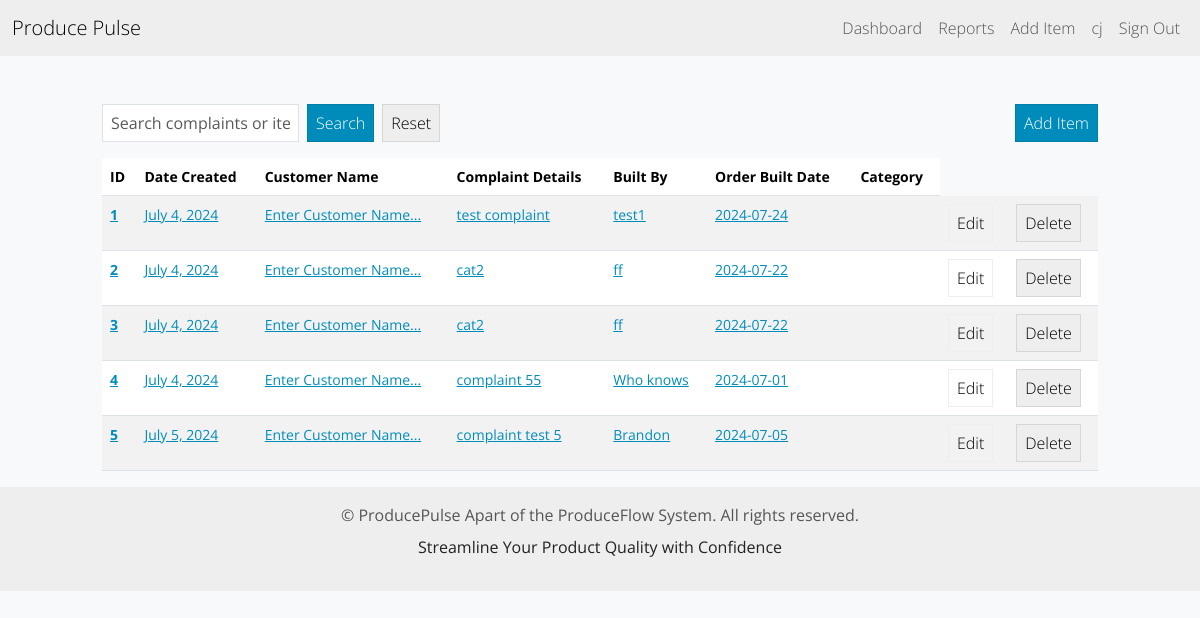
Page /dashboard/ (signed in) on the earlier database version.
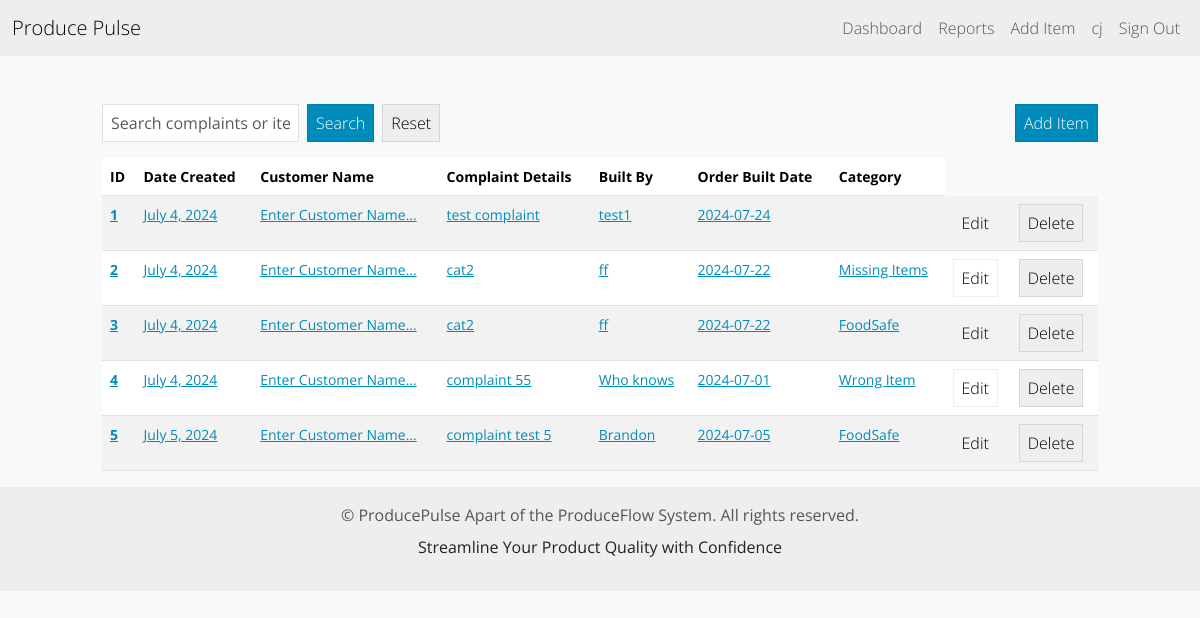
Same page on the later database version.
### inventory/models.py (models this page shows, shortened)
class InventoryItem(models.Model):
    customer = models.ForeignKey(Customer, on_delete=models.CASCADE, related_name='inventory_items', null=True, blank=True)
    name = models.CharField(default="Enter Customer Name...", max_length=200)
    complaint = models.TextField(max_length=2000, default="Enter Complaint...")
    date_complained = models.CharField(max_length=10, default="MM/DD/YYYY")
    category = models.ForeignKey('Category', on_delete=models.SET_NULL, blank=True, null=True)
    date_created = models.DateField(auto_now_add=True)
    date_built = models.CharField(max_length=10, default="MM/DD/YYYY")
    built_by = models.CharField(max_length=200, default="Enter Builder Name...")
    user = models.ForeignKey(User, on_delete=models.DO_NOTHING)

class Category(models.Model):
    name = models.CharField(max_length=200)
    class Meta:
        verbose_name_plural = 'Categories'

### inventory/views.py (the view)
# urls.py: path('dashboard/', Dashboard.as_view(), name="dashboard"),
class Dashboard(LoginRequiredMixin, View):
    def get(self, request):
        form = SearchForm()
        query = request.GET.get('query')
        if query:
            items = InventoryItem.objects.filter(
                Q(name__icontains=query) | Q(complaint__icontains=query) | Q(category__name__icontains=query) | Q(built_by__icontains=query)
            )
        else:
            items = InventoryItem.objects.all()
        return render(request, 'inventory/dashboard.html', {'items': items, 'form': form})

### inventory/forms.py
class SearchForm(forms.Form):
    query = forms.CharField(
        label='Search',
        max_length=100,
        widget=forms.TextInput(attrs={
            'class': 'form-control me-2',
            'placeholder': 'Search complaints or items...'
        })
    )

### inventory/templates/inventory/dashboard.html (shortened to what this page needs)
{% extends 'inventory/base.html' %}
{% block content %}
<div class="row">
    <div class="col-md-10 col-12 mx-auto mt-5">
        <div class="d-flex justify-content-between align-items-center mb-3">
            <form method="GET" action="{% url 'dashboard' %}" class="d-flex">
                {{ form.query }}
                <button type="submit" class="btn btn-primary me-2">Search</button>
                <a href="{% url 'dashboard' %}" class="btn btn-secondary">Reset</a>
            </form>
            <a href="{% url 'add-item' %}" class="btn btn-primary">Add Item</a>
        </div>
        <table class='table table-hover table-striped'>
            <thead>
                <th scope="col">ID</th>
                <th scope="col">Date Created</th>
                <th scope="col">Customer Name</th>
                <th scope="col">Complaint Details</th>
                <th scope="col">Built By</th>
                <th scope="col">Order Built Date</th>
                <th scope="col">Category</th>
            </thead>
            <tbody>
                {% for item in items %}
                    <tr>
                        <th scope='row'>
                            <a href="{% url 'detail-item' item.id %}">{{ item.id }}</a>
                        </th>
                        <td>
                            <a href="{% url 'detail-item' item.id %}">{{ item.date_created }}</a>
                        </td>
                        <td>
                            <a href="{% url 'detail-item' item.id %}">{{ item.name }}</a>
                        </td>
                        <td>
                            <a href="{% url 'detail-item' item.id %}">{{ item.complaint }}</a>
                        </td>
                        <td>
                            <a href="{% url 'detail-item' item.id %}">{{ item.built_by }}</a>
                        </td>
                        <td>
                            <a href="{% url 'detail-item' item.id %}">{{ item.date_built }}</a>
                        </td>
                        <td>
                            <a href="{% url 'detail-item' item.id %}">{{ item.category.name }}</a>
                        </td>
                        <td>
                            <a href="{% url 'edit-item' item.id %}" class="btn btn-outline-secondary">Edit</a>
                        </td>
                        <td>
                            <a href="{% url 'delete-item' item.id %}" class="btn btn-secondary">Delete</a>
                        </td>
                    </tr>
                {% endfor %}
            </tbody>
        </table>
    </div>
</div>
{% endblock content %}

### inventory/templates/inventory/base.html (shortened to what this page needs)
<!DOCTYPE html>
<html lang="en">
<head>
    {% load static %}
    <link href="https://bootswatch.com/5/yeti/bootstrap.min.css" rel="stylesheet">
    <link href="https://cdnjs.cloudflare.com/ajax/libs/bootstrap-datepicker/1.9.0/css/bootstrap-datepicker.min.css" rel="stylesheet">
    <link href="{% static 'css/styles.css' %}" rel="stylesheet">
</head>
<body>
    {% include 'inventory/navigation.html' %}
    {% block content %}
    {% endblock content %}
</body>
<footer>
    {% include 'inventory/footer.html' %}
</footer>
</html>

### inventory/templates/inventory/navigation.html (shortened to what this page needs)
<nav class="navbar navbar-expand-lg bg-light">
    <div class="container-fluid">
        <a class="navbar-brand" href="{% url 'index' %}"> Produce Pulse</a>
    <div class="collapse navbar-collapse justify-content-end" id="navbarNav">
        <ul class="navbar-nav">
            {% if user.is_authenticated %}
            <li class"nav-item">
                <a class="nav-link" href="{% url 'dashboard' %}">Dashboard</a>
            </li>
            <li class"nav-item">
                <a class="nav-link" href="{% url 'generate_report' %}">Reports</a>
            </li>
            <li class"nav-item">
                <a class="nav-link" href="{% url 'add-item' %}">Add Item</a>
            </li>
            <li class"nav-item">
                <a class="nav-link" href="{% url 'profile' %}">{{ user.username }}</a>
            </li>
            <li class"nav-item">
                <a class="nav-link" href="{% url 'logout' %}">Sign Out </a>
            {% else %}
            <a class="nav-link" href="{% url 'login' %}">Log In </a>
            <a class="nav-link" href="{% url 'signup' %}">Sign Up </a>
            {% endif %}
        </li>
        </ul>
    </div>
</div>
</nav>

### inventory/templates/inventory/footer.html
<footer class="footer mt-auto py-3 bg-light">
    <div class="container text-center">
        <span class="text-muted">&copy; {{ current_year }} ProducePulse Apart of the ProduceFlow System. All rights reserved.</span>
        <p class="mt-2">Streamline Your Product Quality with Confidence</p>
    </div>
</footer>

### static/css/styles.css (style rules this page uses)
body { background-color: #f8f9fa; }

Differences in the rows shown:
changed InventoryItem id 2: category.name (not shown) → "Missing Items"
changed InventoryItem id 3: category.name (not shown) → "FoodSafe"
changed InventoryItem "complaint 55": category.name (not shown) → "Wrong Item"
changed InventoryItem "July 5, 2024": category.name (not shown) → "FoodSafe"
